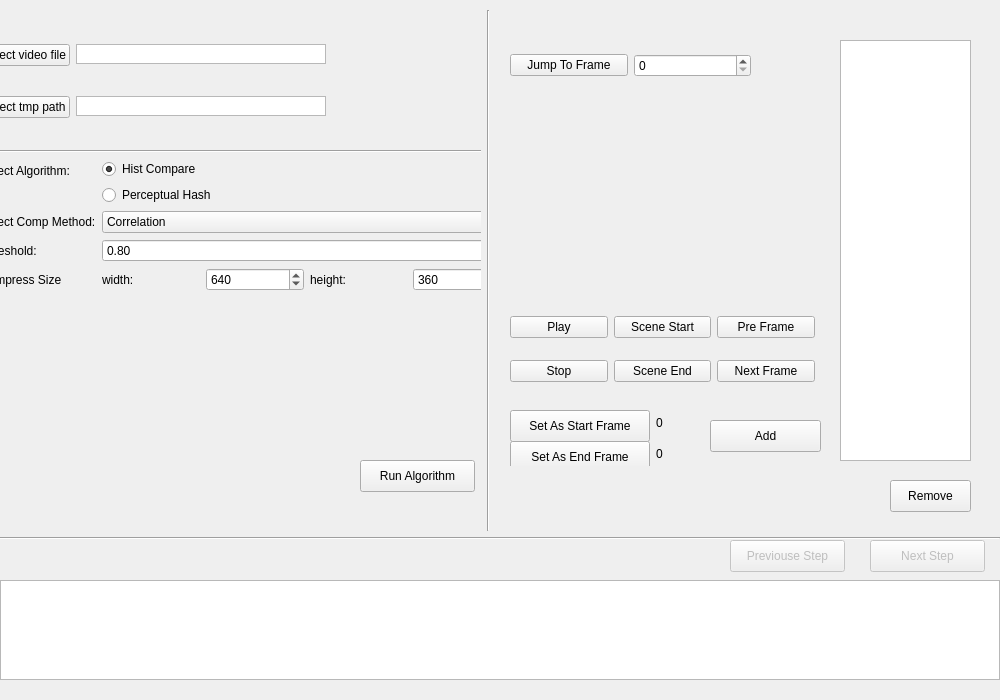
<?xml version="1.0" encoding="UTF-8"?>
<ui version="4.0">
 <class>MainWindow</class>
 <widget class="QMainWindow" name="MainWindow">
  <property name="geometry">
   <rect>
    <x>0</x>
    <y>0</y>
    <width>1000</width>
    <height>700</height>
   </rect>
  </property>
  <property name="sizePolicy">
   <sizepolicy hsizetype="Fixed" vsizetype="Fixed">
    <horstretch>0</horstretch>
    <verstretch>0</verstretch>
   </sizepolicy>
  </property>
  <property name="minimumSize">
   <size>
    <width>1000</width>
    <height>700</height>
   </size>
  </property>
  <property name="maximumSize">
   <size>
    <width>1000</width>
    <height>700</height>
   </size>
  </property>
  <property name="windowTitle">
   <string>VideoDectorTractor</string>
  </property>
  <widget class="QWidget" name="centralwidget">
   <property name="sizePolicy">
    <sizepolicy hsizetype="Preferred" vsizetype="Preferred">
     <horstretch>0</horstretch>
     <verstretch>0</verstretch>
    </sizepolicy>
   </property>
   <widget class="QTextBrowser" name="logText">
    <property name="geometry">
     <rect>
      <x>0</x>
      <y>580</y>
      <width>1000</width>
      <height>100</height>
     </rect>
    </property>
   </widget>
   <widget class="QPushButton" name="nextStepButton">
    <property name="enabled">
     <bool>false</bool>
    </property>
    <property name="geometry">
     <rect>
      <x>870</x>
      <y>540</y>
      <width>115</width>
      <height>32</height>
     </rect>
    </property>
    <property name="text">
     <string>Next Step</string>
    </property>
    <property name="checkable">
     <bool>false</bool>
    </property>
    <property name="autoDefault">
     <bool>false</bool>
    </property>
    <property name="default">
     <bool>false</bool>
    </property>
    <property name="flat">
     <bool>false</bool>
    </property>
   </widget>
   <widget class="QStackedWidget" name="stackedWidget">
    <property name="geometry">
     <rect>
      <x>0</x>
      <y>0</y>
      <width>1001</width>
      <height>541</height>
     </rect>
    </property>
    <property name="currentIndex">
     <number>1</number>
    </property>
    <widget class="QWidget" name="fileload">
     <widget class="QGraphicsView" name="graphicsView_3">
      <property name="geometry">
       <rect>
        <x>210</x>
        <y>40</y>
        <width>720</width>
        <height>405</height>
       </rect>
      </property>
     </widget>
     <widget class="QWidget" name="widget" native="true">
      <property name="geometry">
       <rect>
        <x>210</x>
        <y>460</y>
        <width>581</width>
        <height>81</height>
       </rect>
      </property>
      <widget class="QWidget" name="gridLayoutWidget_3">
       <property name="geometry">
        <rect>
         <x>0</x>
         <y>0</y>
         <width>429</width>
         <height>80</height>
        </rect>
       </property>
       <layout class="QGridLayout" name="gridLayout_3">
        <item row="0" column="0">
         <widget class="QPushButton" name="tePlayButton_2">
          <property name="text">
           <string>Play</string>
          </property>
         </widget>
        </item>
        <item row="0" column="2">
         <widget class="QPushButton" name="tePreFrame_2">
          <property name="text">
           <string>Pre Frame</string>
          </property>
         </widget>
        </item>
        <item row="1" column="0">
         <widget class="QPushButton" name="tePauseButton_2">
          <property name="text">
           <string>Stop</string>
          </property>
         </widget>
        </item>
        <item row="1" column="1">
         <widget class="QPushButton" name="teTrackerEnd_2">
          <property name="text">
           <string>Tracker End</string>
          </property>
         </widget>
        </item>
        <item row="1" column="2">
         <widget class="QPushButton" name="teNextFrame_2">
          <property name="text">
           <string>Next Frame</string>
          </property>
         </widget>
        </item>
        <item row="0" column="1">
         <widget class="QPushButton" name="teTrackerStart_2">
          <property name="text">
           <string>Tracker Start</string>
          </property>
         </widget>
        </item>
        <item row="0" column="3">
         <widget class="QPushButton" name="teEditTracker_2">
          <property name="text">
           <string>Edit Tracker</string>
          </property>
         </widget>
        </item>
        <item row="1" column="3">
         <widget class="QPushButton" name="pushButton_4">
          <property name="text">
           <string>Save</string>
          </property>
         </widget>
        </item>
       </layout>
      </widget>
      <widget class="QLabel" name="label_12">
       <property name="geometry">
        <rect>
         <x>450</x>
         <y>0</y>
         <width>121</width>
         <height>16</height>
        </rect>
       </property>
       <property name="text">
        <string>Selected Tracker:</string>
       </property>
      </widget>
      <widget class="QLabel" name="label_13">
       <property name="geometry">
        <rect>
         <x>450</x>
         <y>30</y>
         <width>111</width>
         <height>16</height>
        </rect>
       </property>
       <property name="text">
        <string>tracker Name</string>
       </property>
      </widget>
     </widget>
     <widget class="QWidget" name="widget_2" native="true">
      <property name="geometry">
       <rect>
        <x>220</x>
        <y>0</y>
        <width>241</width>
        <height>51</height>
       </rect>
      </property>
      <widget class="QWidget" name="horizontalLayoutWidget_2">
       <property name="geometry">
        <rect>
         <x>0</x>
         <y>0</y>
         <width>241</width>
         <height>51</height>
        </rect>
       </property>
       <layout class="QHBoxLayout" name="horizontalLayout_4">
        <item>
         <widget class="QPushButton" name="pushButton_22">
          <property name="text">
           <string>Jump To Frame</string>
          </property>
         </widget>
        </item>
        <item>
         <widget class="QSpinBox" name="spinBox_6"/>
        </item>
       </layout>
      </widget>
     </widget>
     <widget class="QWidget" name="widget_3" native="true">
      <property name="geometry">
       <rect>
        <x>0</x>
        <y>30</y>
        <width>191</width>
        <height>471</height>
       </rect>
      </property>
      <widget class="QListWidget" name="listWidget">
       <property name="geometry">
        <rect>
         <x>10</x>
         <y>10</y>
         <width>171</width>
         <height>441</height>
        </rect>
       </property>
      </widget>
     </widget>
    </widget>
    <widget class="QWidget" name="task">
     <widget class="Line" name="line_2">
      <property name="geometry">
       <rect>
        <x>480</x>
        <y>10</y>
        <width>16</width>
        <height>521</height>
       </rect>
      </property>
      <property name="orientation">
       <enum>Qt::Vertical</enum>
      </property>
     </widget>
     <widget class="QWidget" name="leftPanel" native="true">
      <property name="geometry">
       <rect>
        <x>0</x>
        <y>20</y>
        <width>481</width>
        <height>501</height>
       </rect>
      </property>
      <widget class="QWidget" name="verticalLayoutWidget_2">
       <property name="geometry">
        <rect>
         <x>-20</x>
         <y>0</y>
         <width>531</width>
         <height>271</height>
        </rect>
       </property>
       <layout class="QVBoxLayout" name="verticalLayout_2">
        <item>
         <layout class="QFormLayout" name="formLayout">
          <property name="labelAlignment">
           <set>Qt::AlignCenter</set>
          </property>
          <item row="0" column="0">
           <widget class="QPushButton" name="videoFileSelectButton">
            <property name="text">
             <string>select video file</string>
            </property>
           </widget>
          </item>
          <item row="0" column="1">
           <widget class="QTextBrowser" name="videoFilePathText">
            <property name="minimumSize">
             <size>
              <width>250</width>
              <height>20</height>
             </size>
            </property>
            <property name="maximumSize">
             <size>
              <width>250</width>
              <height>20</height>
             </size>
            </property>
            <property name="verticalScrollBarPolicy">
             <enum>Qt::ScrollBarAlwaysOff</enum>
            </property>
            <property name="horizontalScrollBarPolicy">
             <enum>Qt::ScrollBarAlwaysOff</enum>
            </property>
            <property name="lineWrapMode">
             <enum>QTextEdit::NoWrap</enum>
            </property>
            <property name="html">
             <string>&lt;!DOCTYPE HTML PUBLIC &quot;-//W3C//DTD HTML 4.0//EN&quot; &quot;http://www.w3.org/TR/REC-html40/strict.dtd&quot;&gt;
&lt;html&gt;&lt;head&gt;&lt;meta name=&quot;qrichtext&quot; content=&quot;1&quot; /&gt;&lt;style type=&quot;text/css&quot;&gt;
p, li { white-space: pre-wrap; }
&lt;/style&gt;&lt;/head&gt;&lt;body style=&quot; font-family:'.Helvetica Neue DeskInterface'; font-size:13pt; font-weight:400; font-style:normal;&quot;&gt;
&lt;p style=&quot;-qt-paragraph-type:empty; margin-top:0px; margin-bottom:0px; margin-left:0px; margin-right:0px; -qt-block-indent:0; text-indent:0px;&quot;&gt;&lt;br /&gt;&lt;/p&gt;&lt;/body&gt;&lt;/html&gt;</string>
            </property>
           </widget>
          </item>
          <item row="1" column="0">
           <widget class="QPushButton" name="tmpFilePathButton">
            <property name="sizePolicy">
             <sizepolicy hsizetype="Minimum" vsizetype="Fixed">
              <horstretch>0</horstretch>
              <verstretch>0</verstretch>
             </sizepolicy>
            </property>
            <property name="text">
             <string>select tmp path</string>
            </property>
           </widget>
          </item>
          <item row="1" column="1">
           <widget class="QTextBrowser" name="tmpPathText">
            <property name="minimumSize">
             <size>
              <width>250</width>
              <height>20</height>
             </size>
            </property>
            <property name="maximumSize">
             <size>
              <width>250</width>
              <height>20</height>
             </size>
            </property>
            <property name="verticalScrollBarPolicy">
             <enum>Qt::ScrollBarAlwaysOff</enum>
            </property>
            <property name="horizontalScrollBarPolicy">
             <enum>Qt::ScrollBarAlwaysOff</enum>
            </property>
            <property name="lineWrapMode">
             <enum>QTextEdit::NoWrap</enum>
            </property>
           </widget>
          </item>
         </layout>
        </item>
        <item>
         <widget class="Line" name="line_3">
          <property name="orientation">
           <enum>Qt::Horizontal</enum>
          </property>
         </widget>
        </item>
        <item>
         <layout class="QFormLayout" name="formLayout_3">
          <item row="0" column="1">
           <layout class="QVBoxLayout" name="verticalLayout_3">
            <item>
             <widget class="QRadioButton" name="selectHistButton">
              <property name="text">
               <string>Hist Compare</string>
              </property>
              <property name="checked">
               <bool>true</bool>
              </property>
             </widget>
            </item>
            <item>
             <widget class="QRadioButton" name="selectPHAButton">
              <property name="text">
               <string>Perceptual Hash</string>
              </property>
             </widget>
            </item>
           </layout>
          </item>
          <item row="0" column="0">
           <widget class="QLabel" name="label_6">
            <property name="text">
             <string>Select Algorithm:</string>
            </property>
           </widget>
          </item>
          <item row="2" column="0">
           <widget class="QLabel" name="label_7">
            <property name="text">
             <string>Select Comp Method:</string>
            </property>
           </widget>
          </item>
          <item row="2" column="1">
           <widget class="QComboBox" name="selectMethod">
            <item>
             <property name="text">
              <string>Correlation</string>
             </property>
            </item>
            <item>
             <property name="text">
              <string>Chi-Square</string>
             </property>
            </item>
            <item>
             <property name="text">
              <string>Intersection</string>
             </property>
            </item>
            <item>
             <property name="text">
              <string>Bhattacharyya distance</string>
             </property>
            </item>
           </widget>
          </item>
          <item row="4" column="0">
           <widget class="QLabel" name="label_8">
            <property name="text">
             <string>Compress Size</string>
            </property>
           </widget>
          </item>
          <item row="4" column="1">
           <layout class="QHBoxLayout" name="horizontalLayout_2">
            <item>
             <widget class="QLabel" name="label_9">
              <property name="text">
               <string>width:</string>
              </property>
             </widget>
            </item>
            <item>
             <widget class="QSpinBox" name="compressX">
              <property name="maximum">
               <number>1280</number>
              </property>
              <property name="value">
               <number>640</number>
              </property>
             </widget>
            </item>
            <item>
             <widget class="QLabel" name="label_10">
              <property name="text">
               <string>height:</string>
              </property>
             </widget>
            </item>
            <item>
             <widget class="QSpinBox" name="compressY">
              <property name="maximum">
               <number>960</number>
              </property>
              <property name="value">
               <number>360</number>
              </property>
             </widget>
            </item>
           </layout>
          </item>
          <item row="3" column="0">
           <widget class="QLabel" name="label_11">
            <property name="text">
             <string>Threshold:</string>
            </property>
           </widget>
          </item>
          <item row="3" column="1">
           <widget class="QDoubleSpinBox" name="methodThreshold">
            <property name="value">
             <double>0.800000000000000</double>
            </property>
           </widget>
          </item>
         </layout>
        </item>
       </layout>
      </widget>
      <widget class="QPushButton" name="runAlgorithm">
       <property name="geometry">
        <rect>
         <x>360</x>
         <y>440</y>
         <width>115</width>
         <height>32</height>
        </rect>
       </property>
       <property name="text">
        <string>Run Algorithm</string>
       </property>
      </widget>
     </widget>
     <widget class="QWidget" name="rightPanel" native="true">
      <property name="geometry">
       <rect>
        <x>500</x>
        <y>10</y>
        <width>491</width>
        <height>521</height>
       </rect>
      </property>
      <widget class="QWidget" name="videoUI" native="true">
       <property name="geometry">
        <rect>
         <x>10</x>
         <y>90</y>
         <width>320</width>
         <height>180</height>
        </rect>
       </property>
      </widget>
      <widget class="QWidget" name="horizontalLayoutWidget">
       <property name="geometry">
        <rect>
         <x>10</x>
         <y>30</y>
         <width>241</width>
         <height>51</height>
        </rect>
       </property>
       <layout class="QHBoxLayout" name="horizontalLayout_3">
        <item>
         <widget class="QPushButton" name="jumpToFrame">
          <property name="text">
           <string>Jump To Frame</string>
          </property>
         </widget>
        </item>
        <item>
         <widget class="QSpinBox" name="toFrame">
          <property name="maximum">
           <number>100000</number>
          </property>
         </widget>
        </item>
       </layout>
      </widget>
      <widget class="QWidget" name="gridLayoutWidget">
       <property name="geometry">
        <rect>
         <x>10</x>
         <y>290</y>
         <width>305</width>
         <height>100</height>
        </rect>
       </property>
       <layout class="QGridLayout" name="gridLayout">
        <item row="0" column="1">
         <widget class="QPushButton" name="sceneStartButton">
          <property name="text">
           <string>Scene Start</string>
          </property>
         </widget>
        </item>
        <item row="1" column="0">
         <widget class="QPushButton" name="pauseButton">
          <property name="text">
           <string>Stop</string>
          </property>
         </widget>
        </item>
        <item row="1" column="1">
         <widget class="QPushButton" name="sceneEndButton">
          <property name="text">
           <string>Scene End</string>
          </property>
         </widget>
        </item>
        <item row="0" column="2">
         <widget class="QPushButton" name="preFrameButton">
          <property name="text">
           <string>Pre Frame</string>
          </property>
         </widget>
        </item>
        <item row="0" column="0">
         <widget class="QPushButton" name="playButton">
          <property name="text">
           <string>Play</string>
          </property>
         </widget>
        </item>
        <item row="1" column="2">
         <widget class="QPushButton" name="nextFrameButton">
          <property name="text">
           <string>Next Frame</string>
          </property>
         </widget>
        </item>
       </layout>
      </widget>
      <widget class="QWidget" name="formLayoutWidget_3">
       <property name="geometry">
        <rect>
         <x>10</x>
         <y>400</y>
         <width>191</width>
         <height>56</height>
        </rect>
       </property>
       <layout class="QFormLayout" name="formLayout_4">
        <item row="0" column="1">
         <widget class="QLabel" name="newFromFrame">
          <property name="text">
           <string>0</string>
          </property>
         </widget>
        </item>
        <item row="1" column="1">
         <widget class="QLabel" name="newToFrame">
          <property name="text">
           <string>0</string>
          </property>
         </widget>
        </item>
        <item row="0" column="0">
         <widget class="QPushButton" name="setStartButton">
          <property name="minimumSize">
           <size>
            <width>140</width>
            <height>32</height>
           </size>
          </property>
          <property name="maximumSize">
           <size>
            <width>140</width>
            <height>32</height>
           </size>
          </property>
          <property name="text">
           <string>Set As Start Frame</string>
          </property>
         </widget>
        </item>
        <item row="1" column="0">
         <widget class="QPushButton" name="setEndButton">
          <property name="minimumSize">
           <size>
            <width>140</width>
            <height>32</height>
           </size>
          </property>
          <property name="maximumSize">
           <size>
            <width>140</width>
            <height>32</height>
           </size>
          </property>
          <property name="text">
           <string>Set As End Frame</string>
          </property>
         </widget>
        </item>
       </layout>
      </widget>
      <widget class="QPushButton" name="addScene">
       <property name="geometry">
        <rect>
         <x>210</x>
         <y>410</y>
         <width>111</width>
         <height>32</height>
        </rect>
       </property>
       <property name="text">
        <string>Add</string>
       </property>
      </widget>
      <widget class="QPushButton" name="removeScene">
       <property name="geometry">
        <rect>
         <x>390</x>
         <y>470</y>
         <width>81</width>
         <height>32</height>
        </rect>
       </property>
       <property name="text">
        <string>Remove</string>
       </property>
      </widget>
      <widget class="QListWidget" name="sceneList">
       <property name="geometry">
        <rect>
         <x>340</x>
         <y>30</y>
         <width>131</width>
         <height>421</height>
        </rect>
       </property>
      </widget>
     </widget>
    </widget>
    <widget class="QWidget" name="result">
     <widget class="Line" name="line_4">
      <property name="geometry">
       <rect>
        <x>170</x>
        <y>0</y>
        <width>16</width>
        <height>531</height>
       </rect>
      </property>
      <property name="orientation">
       <enum>Qt::Vertical</enum>
      </property>
     </widget>
     <widget class="Line" name="line_5">
      <property name="geometry">
       <rect>
        <x>820</x>
        <y>0</y>
        <width>20</width>
        <height>531</height>
       </rect>
      </property>
      <property name="orientation">
       <enum>Qt::Vertical</enum>
      </property>
     </widget>
     <widget class="QWidget" name="taskEditVideoUI" native="true">
      <property name="geometry">
       <rect>
        <x>180</x>
        <y>70</y>
        <width>640</width>
        <height>360</height>
       </rect>
      </property>
     </widget>
     <widget class="QWidget" name="teDown" native="true">
      <property name="geometry">
       <rect>
        <x>180</x>
        <y>440</y>
        <width>641</width>
        <height>91</height>
       </rect>
      </property>
      <widget class="QWidget" name="gridLayoutWidget_2">
       <property name="geometry">
        <rect>
         <x>20</x>
         <y>10</y>
         <width>429</width>
         <height>80</height>
        </rect>
       </property>
       <layout class="QGridLayout" name="gridLayout_2">
        <item row="0" column="0">
         <widget class="QPushButton" name="tePlayButton">
          <property name="text">
           <string>Play</string>
          </property>
         </widget>
        </item>
        <item row="0" column="2">
         <widget class="QPushButton" name="tePreFrame">
          <property name="text">
           <string>Pre Frame</string>
          </property>
         </widget>
        </item>
        <item row="1" column="0">
         <widget class="QPushButton" name="tePauseButton">
          <property name="text">
           <string>Stop</string>
          </property>
         </widget>
        </item>
        <item row="1" column="1">
         <widget class="QPushButton" name="teTrackerEnd">
          <property name="text">
           <string>Tracker End</string>
          </property>
         </widget>
        </item>
        <item row="1" column="2">
         <widget class="QPushButton" name="teNextFrame">
          <property name="text">
           <string>Next Frame</string>
          </property>
         </widget>
        </item>
        <item row="0" column="1">
         <widget class="QPushButton" name="teTrackerStart">
          <property name="text">
           <string>Tracker Start</string>
          </property>
         </widget>
        </item>
        <item row="0" column="3">
         <widget class="QPushButton" name="teEditTracker">
          <property name="text">
           <string>Edit Tracker</string>
          </property>
         </widget>
        </item>
        <item row="1" column="3">
         <widget class="QPushButton" name="teSetEnd">
          <property name="text">
           <string>Set As End</string>
          </property>
         </widget>
        </item>
       </layout>
      </widget>
      <widget class="QPushButton" name="teAddTracker">
       <property name="geometry">
        <rect>
         <x>460</x>
         <y>60</y>
         <width>181</width>
         <height>32</height>
        </rect>
       </property>
       <property name="text">
        <string>Add Tracking Job</string>
       </property>
      </widget>
      <widget class="QLabel" name="label_5">
       <property name="geometry">
        <rect>
         <x>490</x>
         <y>40</y>
         <width>31</width>
         <height>16</height>
        </rect>
       </property>
       <property name="text">
        <string>To:</string>
       </property>
      </widget>
      <widget class="QLabel" name="label_4">
       <property name="geometry">
        <rect>
         <x>490</x>
         <y>20</y>
         <width>59</width>
         <height>16</height>
        </rect>
       </property>
       <property name="text">
        <string>From:</string>
       </property>
      </widget>
      <widget class="QLabel" name="teTo">
       <property name="geometry">
        <rect>
         <x>570</x>
         <y>40</y>
         <width>59</width>
         <height>16</height>
        </rect>
       </property>
       <property name="text">
        <string>0</string>
       </property>
      </widget>
      <widget class="QLabel" name="teFrom">
       <property name="geometry">
        <rect>
         <x>570</x>
         <y>20</y>
         <width>59</width>
         <height>16</height>
        </rect>
       </property>
       <property name="text">
        <string>0</string>
       </property>
      </widget>
      <widget class="QLabel" name="teTrackerName">
       <property name="geometry">
        <rect>
         <x>490</x>
         <y>0</y>
         <width>121</width>
         <height>16</height>
        </rect>
       </property>
       <property name="text">
        <string>Tracker Name</string>
       </property>
      </widget>
     </widget>
     <widget class="QWidget" name="teRight" native="true">
      <property name="geometry">
       <rect>
        <x>840</x>
        <y>20</y>
        <width>151</width>
        <height>511</height>
       </rect>
      </property>
      <widget class="QLabel" name="label_16">
       <property name="geometry">
        <rect>
         <x>20</x>
         <y>380</y>
         <width>135</width>
         <height>20</height>
        </rect>
       </property>
       <property name="text">
        <string>Tracking algorithm</string>
       </property>
      </widget>
      <widget class="QPushButton" name="pushButton_24">
       <property name="geometry">
        <rect>
         <x>10</x>
         <y>460</y>
         <width>131</width>
         <height>32</height>
        </rect>
       </property>
       <property name="text">
        <string>Start Tracking</string>
       </property>
      </widget>
      <widget class="QPushButton" name="teRemoveTask">
       <property name="geometry">
        <rect>
         <x>20</x>
         <y>340</y>
         <width>131</width>
         <height>32</height>
        </rect>
       </property>
       <property name="text">
        <string>Remove</string>
       </property>
      </widget>
      <widget class="QListWidget" name="taskListView">
       <property name="geometry">
        <rect>
         <x>10</x>
         <y>10</y>
         <width>141</width>
         <height>321</height>
        </rect>
       </property>
      </widget>
     </widget>
     <widget class="QWidget" name="teUp" native="true">
      <property name="geometry">
       <rect>
        <x>200</x>
        <y>10</y>
        <width>291</width>
        <height>51</height>
       </rect>
      </property>
      <widget class="QWidget" name="horizontalLayoutWidget_3">
       <property name="geometry">
        <rect>
         <x>20</x>
         <y>0</y>
         <width>241</width>
         <height>51</height>
        </rect>
       </property>
       <layout class="QHBoxLayout" name="horizontalLayout_5">
        <item>
         <widget class="QPushButton" name="teJumpToButton">
          <property name="text">
           <string>Jump To Frame</string>
          </property>
         </widget>
        </item>
        <item>
         <widget class="QSpinBox" name="teToFrame">
          <property name="maximum">
           <number>1000000</number>
          </property>
         </widget>
        </item>
       </layout>
      </widget>
     </widget>
     <widget class="QWidget" name="teLeft" native="true">
      <property name="geometry">
       <rect>
        <x>0</x>
        <y>10</y>
        <width>171</width>
        <height>511</height>
       </rect>
      </property>
      <widget class="QListWidget" name="candidateTaskView">
       <property name="geometry">
        <rect>
         <x>10</x>
         <y>140</y>
         <width>151</width>
         <height>361</height>
        </rect>
       </property>
      </widget>
      <widget class="QPushButton" name="addTracker">
       <property name="geometry">
        <rect>
         <x>30</x>
         <y>110</y>
         <width>115</width>
         <height>32</height>
        </rect>
       </property>
       <property name="text">
        <string>add</string>
       </property>
      </widget>
      <widget class="QComboBox" name="trackerType">
       <property name="geometry">
        <rect>
         <x>60</x>
         <y>70</y>
         <width>104</width>
         <height>26</height>
        </rect>
       </property>
       <item>
        <property name="text">
         <string>manual</string>
        </property>
       </item>
      </widget>
      <widget class="QLabel" name="label_3">
       <property name="geometry">
        <rect>
         <x>10</x>
         <y>70</y>
         <width>59</width>
         <height>16</height>
        </rect>
       </property>
       <property name="text">
        <string>Type:</string>
       </property>
      </widget>
      <widget class="QTextBrowser" name="trackerName">
       <property name="geometry">
        <rect>
         <x>60</x>
         <y>30</y>
         <width>100</width>
         <height>25</height>
        </rect>
       </property>
       <property name="verticalScrollBarPolicy">
        <enum>Qt::ScrollBarAlwaysOff</enum>
       </property>
       <property name="horizontalScrollBarPolicy">
        <enum>Qt::ScrollBarAlwaysOff</enum>
       </property>
       <property name="lineWrapMode">
        <enum>QTextEdit::NoWrap</enum>
       </property>
       <property name="readOnly">
        <bool>false</bool>
       </property>
      </widget>
      <widget class="QLabel" name="label_2">
       <property name="geometry">
        <rect>
         <x>10</x>
         <y>30</y>
         <width>59</width>
         <height>16</height>
        </rect>
       </property>
       <property name="text">
        <string>Name:</string>
       </property>
      </widget>
      <widget class="QLabel" name="label">
       <property name="geometry">
        <rect>
         <x>30</x>
         <y>0</y>
         <width>59</width>
         <height>16</height>
        </rect>
       </property>
       <property name="text">
        <string>Tracker</string>
       </property>
      </widget>
     </widget>
    </widget>
   </widget>
   <widget class="Line" name="line">
    <property name="geometry">
     <rect>
      <x>0</x>
      <y>530</y>
      <width>1000</width>
      <height>16</height>
     </rect>
    </property>
    <property name="orientation">
     <enum>Qt::Horizontal</enum>
    </property>
   </widget>
   <widget class="QPushButton" name="pushButton_5">
    <property name="enabled">
     <bool>false</bool>
    </property>
    <property name="geometry">
     <rect>
      <x>730</x>
      <y>540</y>
      <width>115</width>
      <height>32</height>
     </rect>
    </property>
    <property name="text">
     <string>Previouse Step</string>
    </property>
   </widget>
  </widget>
  <widget class="QStatusBar" name="statusbar">
   <property name="sizeGripEnabled">
    <bool>false</bool>
   </property>
  </widget>
 </widget>
 <resources/>
 <connections/>
</ui>
